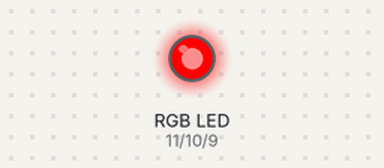
Recording of a sketch running on a simulated Arduino Uno, built with avr-gcc and run on an emulated ATmega328P. Shown: an RGB LED mixed from three pins (HIGH = lit).

Above: at 0.5 s.
At 2.5 s:
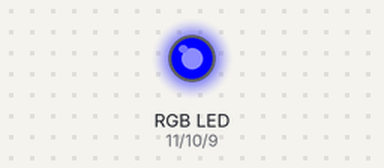
At 4.5 s:
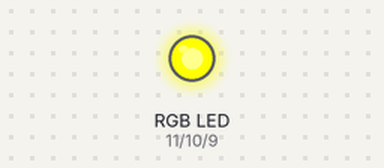
At 6.5 s:
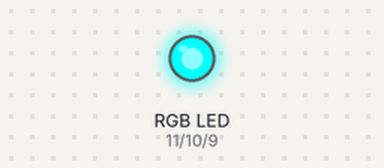
At 8.5 s:
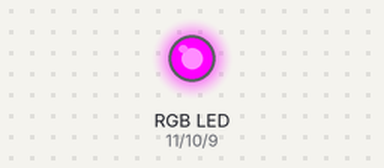
At 11.5 s:
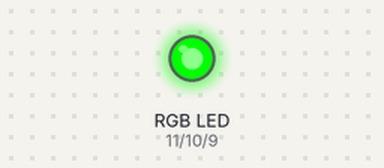
Timing chart, 0 to 13.0 s (numbered marks = the images above):
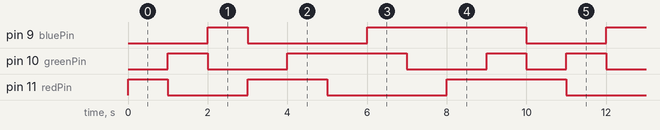

The sketch:

3.ino
```cpp
/**********************************************
*项目名称：RGB-LED实验
*接口列表：
 * 接口列表：
 * RGB-LED        Arduino Uno R3
 *    R                 11
 *    G                 10
 *    B                 9
 *   GND               GND
 *编写：南友*************************************/

const int redPin=11;//引脚的定义
const int greenPin=10;
const int bluePin=9;

void setup()
 {
  pinMode(redPin,OUTPUT); //引脚分配
  pinMode(greenPin,OUTPUT);
  pinMode(bluePin,OUTPUT);

 }
void loop()
 {
  //基本的3种颜色：红、绿、蓝
  color(255,0,0);//R:255,G:0,B:0********红色
  delay(1000);//延时一秒
  color(0,255,0);//R:0,G:255,B:0********绿色
  delay(1000);
  color(0,0,255);//R:0,G:0,B:255********蓝色
  delay(1000);//延时3秒
 //由三种光形成的色谱
  color(255,0,0);//R:255,G:0,B:0**********红色
  delay(1000);
  color(255,255,0);//R:255,G:255,B:0******黄色
  delay(1000);
  color(0,255,0);//R:0,G:255,B:0**********绿色
  delay(1000);
  color(0,255,255);//R:0,G:255,B:255******青色
  delay(1000);
  color(0,0,255);//R:0,G:0,B:255**********蓝色
  delay(1000);
  color(255,0,255);//R:255,G:0,B:255******紫色
  delay(1000);
  color(255,255,255);//R:255,G:255,B:255**白色
  delay(1000);
 }
void color(unsigned char red,unsigned char green,unsigned char blue)//函数功能声明
{
    analogWrite(redPin,red);
    analogWrite(greenPin,green);
    analogWrite(bluePin,blue);
}
```

Measured:
- by itself, pin 9 (bluePin): repeats every 10.0 s: LOW 3.0 s, HIGH 4.0 s, LOW 2.0 s, HIGH 1.0 s
- by itself, pin 10 (greenPin): repeats every 10.0 s: LOW 2.0 s, HIGH 3.0 s, LOW 2.0 s, HIGH 1.0 s, LOW 1.0 s, HIGH 1.0 s
- by itself, pin 11 (redPin): repeats every 10.0 s: LOW 2.0 s, HIGH 2.0 s, LOW 3.0 s, HIGH 3.0 s
